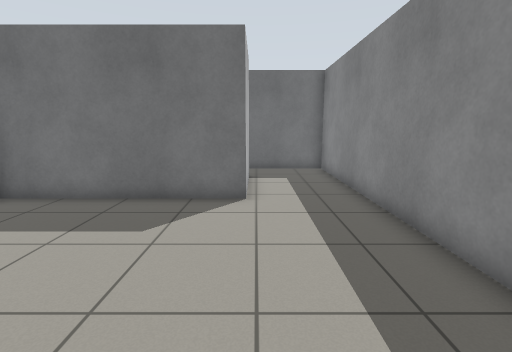
view 1 (above)

12 first-person views from a walk through a robot-simulator world made for Gazebo. The camera is 1.1 m above the floor, tilts 10° down and sees 85° across. The floor is counted in squares, 0.5 m on a side. Each view is taken from the middle of a square. On the plan, view 1 faces up. The plan holds only what a view shows up to about 17 squares ahead; the rest is blank.

view 2
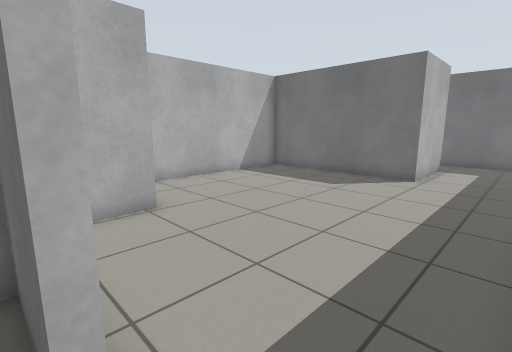

view 3
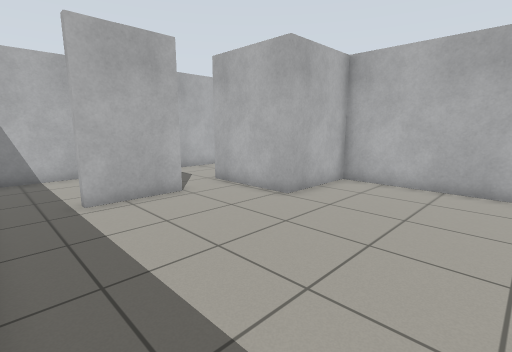

view 4
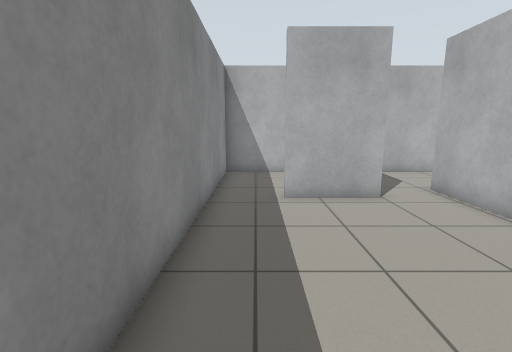

view 5
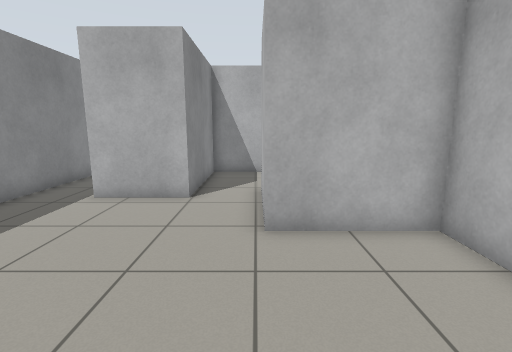

view 6
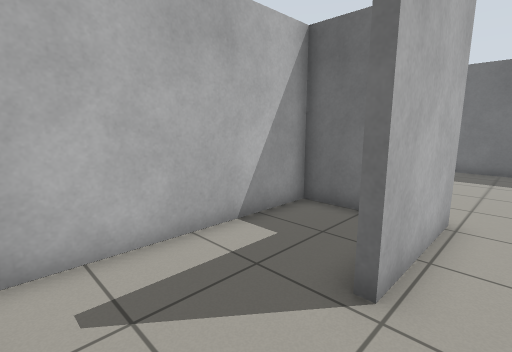

view 7
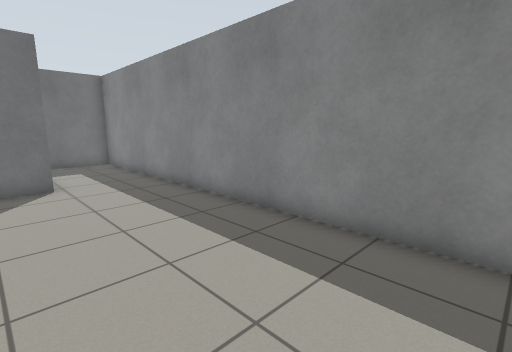

view 8
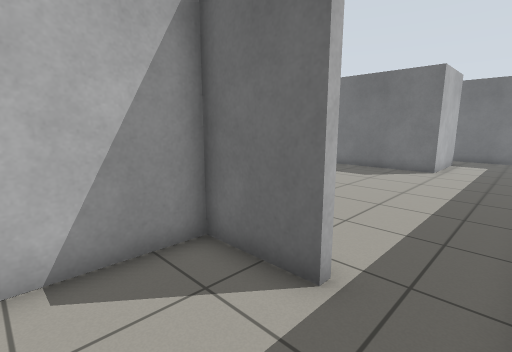

view 9
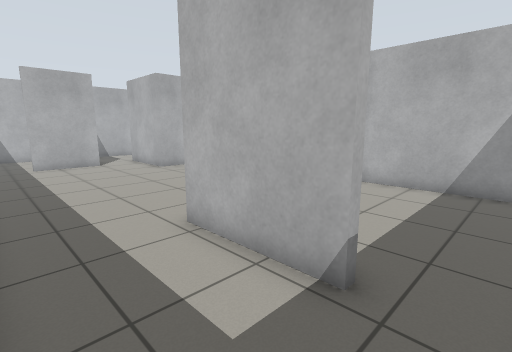

view 10
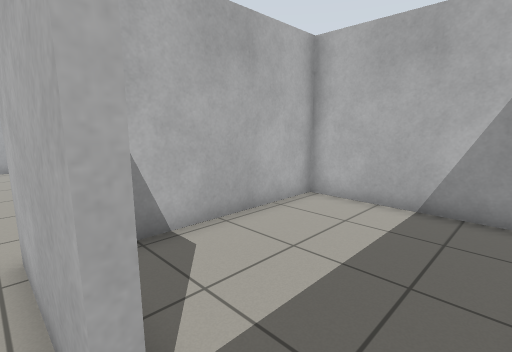

view 11
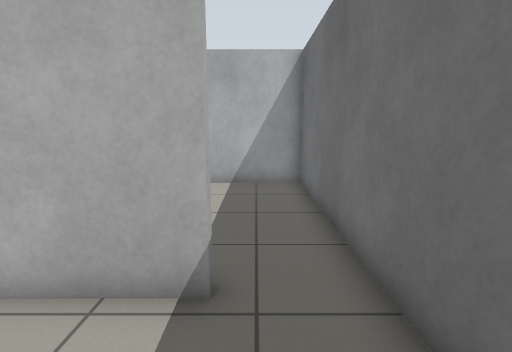

view 12
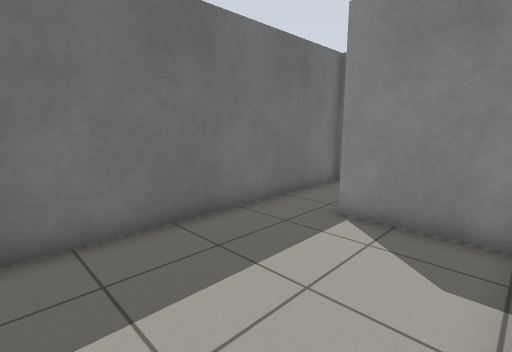

### Floor plan
Ten units are one square. View 1 is at (0, 0); x grows to the right and y downward. Boxes are objects, and circles mark ways between rooms. Rooms are numbered by the first view taken in them; rooms with no view inside come last. Other rooms are left out.
<svg viewBox="-84 -152 124 244">
<path fill="none" stroke="#000" d="M-19 35 11 35M-3 -125 -3 -84 -79 -84 -79 7 -42 7 -42 36M35 45 35 -147 -5 -147M-42 36 -42 48M-36 87 -19 87 -19 35M11 38 -16 38 -16 71M0 87 35 87 35 45M-5 -147 -79 -147 -79 -87 -20 -87M-6 -90 -6 -125M-73 87 -36 87M-61 10 -79 10 -79 80"/>
<circle cx="-30" cy="40" r="3" fill="#2a7"/>
<circle cx="25" cy="40" r="3" fill="#2a7"/>
<circle cx="-10" cy="-135" r="3" fill="#2a7"/>
<circle cx="-40" cy="65" r="3" fill="#2a7"/>
<text x="-10" y="-40">1</text>
<text x="-30" y="60">2</text>
<text x="10" y="60">3</text>
<text x="-40" y="-120">4</text>
<text x="-60" y="50">5</text>
</svg>
Room 1 opens to room 2. Room 1 opens to room 3. Room 1 opens to room 4. Room 2 opens to room 5.

Where each view was taken, in squares from view 1:
view 1: 0 up, 0 right, facing up
view 2: 4 down, 3 right, facing up-left
view 3: 5 up, 3 right, facing down-left
view 4: 5 up, 2 right, facing down
view 5: 5 up, 4 left, facing down
view 6: 8 down, 3 left, facing up-left
view 7: 3 down, 2 left, facing up-right
view 8: 7 down, 3 right, facing up-left
view 9: 14 up, 3 right, facing down-left
view 10: 14 up, 0 right, facing down-left
view 11: 13 up, 3 right, facing left
view 12: 9 up, 7 left, facing up-right
